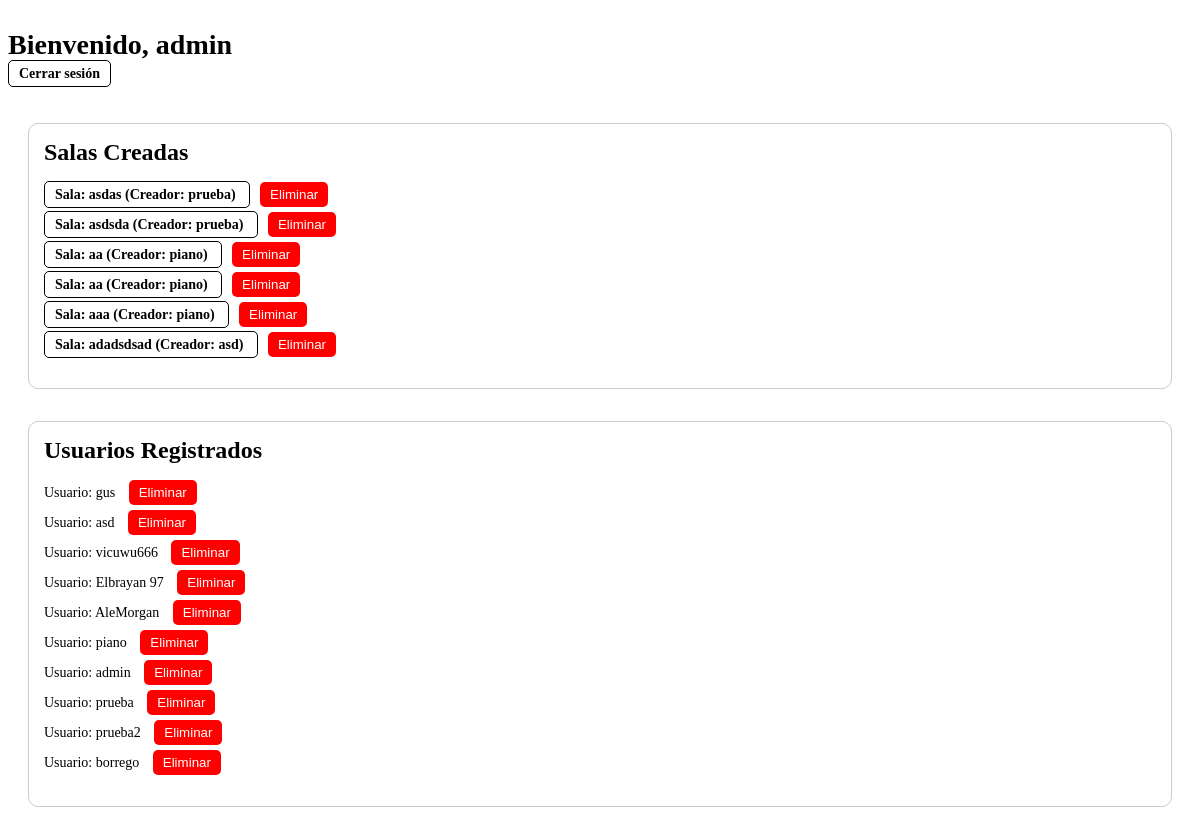
Screenshot of /adminicio.php (signed in) with the database file from the repository.
### tables this page shows
CREATE TABLE `salas` (
  `id` int(11) NOT NULL,
  `nombre` varchar(100) NOT NULL,
  `es_privada` tinyint(1) DEFAULT 0,
  `contrasena` varchar(255) DEFAULT NULL,
  `creador_id` int(11) NOT NULL,
  `created_at` timestamp NOT NULL DEFAULT current_timestamp()
);

CREATE TABLE `usuarios` (
  `id` int(11) NOT NULL,
  `username` varchar(50) NOT NULL,
  `password` varchar(255) NOT NULL,
  `created_at` timestamp NOT NULL DEFAULT current_timestamp(),
  `foto_perfil` varchar(255) DEFAULT NULL,
  `fondo_chat` varchar(255) DEFAULT NULL
);

### adminicio.php (the view, shortened to what this page needs)
<?php
require_once 'db.php';
?>
<!DOCTYPE html>
<html lang="es">
<head>
</head>
<body>
<header>
    <ul>
        <li><h1>Bienvenido, <?php echo $_SESSION['admin']; ?></h1></li>
        <li><a href="logout.php">Cerrar sesión</a></li>
    </ul>
</header>
<section>
<article>
  <div class="seccion">
    <h2>Salas Creadas</h2>
    <ul>
    <?php
    $result = mysqli_query($conn, "
        SELECT salas.id, salas.nombre, usuarios.username AS creador
        FROM salas
        JOIN usuarios ON salas.creador_id = usuarios.id
    ");
    while ($sala = mysqli_fetch_assoc($result)) {
        echo "<li>
            <a href='sala.php?id={$sala['id']}'>
                Sala: {$sala['nombre']} (Creador: {$sala['creador']})
            </a>
            <form method='POST' action='eliminar_sala.php' style='display:inline'>
                <input type='hidden' name='id' value='{$sala['id']}'>
                <button type='submit'>Eliminar</button>
            </form>
        </li>";
    }
    ?>
    </ul>
  </div>
  <div class="seccion">
    <h2>Usuarios Registrados</h2>
    <ul>
    <?php
    $usuarios = mysqli_query($conn, "SELECT * FROM usuarios");
    while ($usuario = mysqli_fetch_assoc($usuarios)) {
        echo "<li>
            Usuario: {$usuario['username']}
            <form method='POST' action='eliminar_usuario.php' style='display:inline'>
                <input type='hidden' name='id' value='{$usuario['id']}'>
                <button type='submit'>Eliminar</button>
            </form>
        </li>";
    }
    ?>
    </ul>
  </div>
</article>
</section>
</body>
</html>

### adminicio.php (style rules this page uses)
header { display: flex; align-items: center; justify-content: space-between; }
li { list-style: none; font-size: 14px; margin: 5px 0; }
ul { padding: 0; }
a { text-decoration: none; color: #000; font-weight: bold; padding: 5px 10px; border: 1px solid #000; border-radius: 5px; }
article { display: flex; flex-direction: column; gap: 2rem; padding: 20px; }
.seccion { border: 1px solid #ccc; border-radius: 10px; padding: 15px; }
button { padding: 5px 10px; margin-left: 10px; background-color: red; color: white; border: none; border-radius: 5px; cursor:pointer; }
h1, h2 { margin: 0; }

### rows the page displays
salas: nombre "asdas", usuarios.username "prueba"
salas: nombre "asdsda", usuarios.username "prueba"
salas: nombre "aa", usuarios.username "piano"
salas: nombre "aa", usuarios.username "piano"
salas: nombre "aaa", usuarios.username "piano"
salas: nombre "adadsdsad", usuarios.username "asd"
usuarios: username "gus"
usuarios: username "asd"
usuarios: username "vicuwu666"
usuarios: username "Elbrayan 97"
usuarios: username "AleMorgan"
usuarios: username "piano"
usuarios: username "admin"
usuarios: username "prueba"
usuarios: username "prueba2"
usuarios: username "borrego"

### other values shown
$_SESSION['admin'] "admin"
